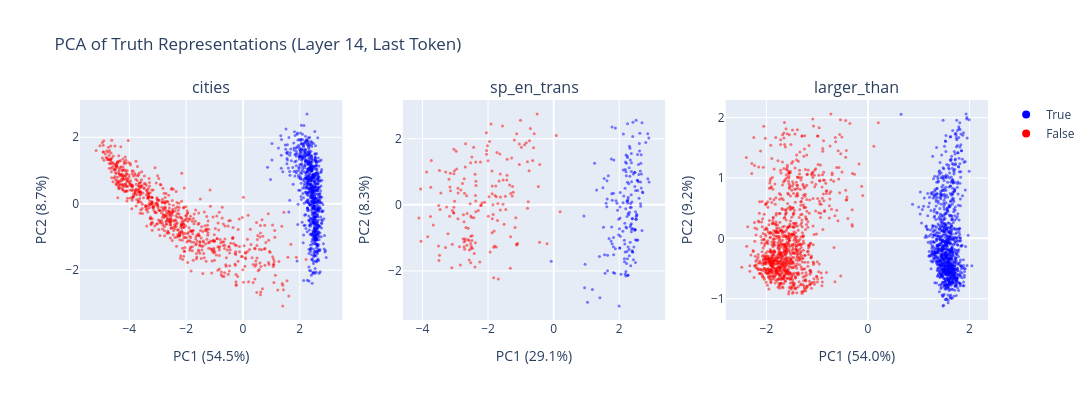

Notebook code cell kept with this figure:
### Code cell
fig = make_subplots(rows=1, cols=3, subplot_titles=DATASET_NAMES)

for i, name in enumerate(DATASET_NAMES):
    acts = activations[name]
    labs = labels_dict[name]
    pcs = get_pca_components(acts, k=2)
    X_centered = acts - acts.mean(dim=0)
    projected = (X_centered @ pcs).numpy()

    # Compute variance explained
    total_var = X_centered.var(dim=0).sum().item()
    pc_var = t.tensor(projected).var(dim=0)
    pct_explained = (pc_var / total_var * 100).tolist()

    colors = ["blue" if l == 1 else "red" for l in labs.tolist()]
    fig.add_trace(
        go.Scatter(
            x=projected[:, 0],
            y=projected[:, 1],
            mode="markers",
            marker=dict(color=colors, size=3, opacity=0.5),
            name=name,
            showlegend=False,
        ),
        row=1,
        col=i + 1,
    )
    fig.update_xaxes(title_text=f"PC1 ({pct_explained[0]:.1f}%)", row=1, col=i + 1)
    fig.update_yaxes(title_text=f"PC2 ({pct_explained[1]:.1f}%)", row=1, col=i + 1)

# Add a legend manually
fig.add_trace(go.Scatter(x=[None], y=[None], mode="markers", marker=dict(color="blue", size=8), name="True"))
fig.add_trace(go.Scatter(x=[None], y=[None], mode="markers", marker=dict(color="red", size=8), name="False"))

fig.update_layout(
    title="PCA of Truth Representations (Layer 14, Last Token)",
    height=400,
    width=1200,
)
fig.show()

### Figure 1 — Plotly figure (JSON) as saved in the notebook; plotly's stock layout.template omitted (floating-point values rounded to 4 significant figures; data arrays with more than 128 entries replaced by an {"elided": "..."} marker saying what was removed)
{"data": [{"marker": {"color": {"elided": "1496 str values"}, "opacity": 0.5, "size": 3}, "mode": "markers", "name": "cities", "showlegend": false, "type": "scatter", "x": {"elided": "1496 float values"}, "xaxis": "x", "y": {"elided": "1496 float values"}, "yaxis": "y"}, {"marker": {"color": {"elided": "354 str values"}, "opacity": 0.5, "size": 3}, "mode": "markers", "name": "sp_en_trans", "showlegend": false, "type": "scatter", "x": {"elided": "354 float values"}, "xaxis": "x2", "y": {"elided": "354 float values"}, "yaxis": "y2"}, {"marker": {"color": {"elided": "1980 str values"}, "opacity": 0.5, "size": 3}, "mode": "markers", "name": "larger_than", "showlegend": false, "type": "scatter", "x": {"elided": "1980 float values"}, "xaxis": "x3", "y": {"elided": "1980 float values"}, "yaxis": "y3"}, {"marker": {"color": "blue", "size": 8}, "mode": "markers", "name": "True", "type": "scatter", "x": [null], "y": [null]}, {"marker": {"color": "red", "size": 8}, "mode": "markers", "name": "False", "type": "scatter", "x": [null], "y": [null]}], "layout": {"annotations": [{"font": {"size": 16}, "showarrow": false, "text": "cities", "x": 0.1444, "xanchor": "center", "xref": "paper", "y": 1, "yanchor": "bottom", "yref": "paper"}, {"font": {"size": 16}, "showarrow": false, "text": "sp_en_trans", "x": 0.5, "xanchor": "center", "xref": "paper", "y": 1, "yanchor": "bottom", "yref": "paper"}, {"font": {"size": 16}, "showarrow": false, "text": "larger_than", "x": 0.8556, "xanchor": "center", "xref": "paper", "y": 1, "yanchor": "bottom", "yref": "paper"}], "height": 400, "title": {"text": "PCA of Truth Representations (Layer 14, Last Token)"}, "width": 1200, "xaxis": {"anchor": "y", "domain": [0, 0.2889], "title": {"text": "PC1 (54.5%)"}}, "xaxis2": {"anchor": "y2", "domain": [0.3556, 0.6444], "title": {"text": "PC1 (29.1%)"}}, "xaxis3": {"anchor": "y3", "domain": [0.7111, 1], "title": {"text": "PC1 (54.0%)"}}, "yaxis": {"anchor": "x", "domain": [0, 1], "title": {"text": "PC2 (8.7%)"}}, "yaxis2": {"anchor": "x2", "domain": [0, 1], "title": {"text": "PC2 (8.3%)"}}, "yaxis3": {"anchor": "x3", "domain": [0, 1], "title": {"text": "PC2 (9.2%)"}}}}
